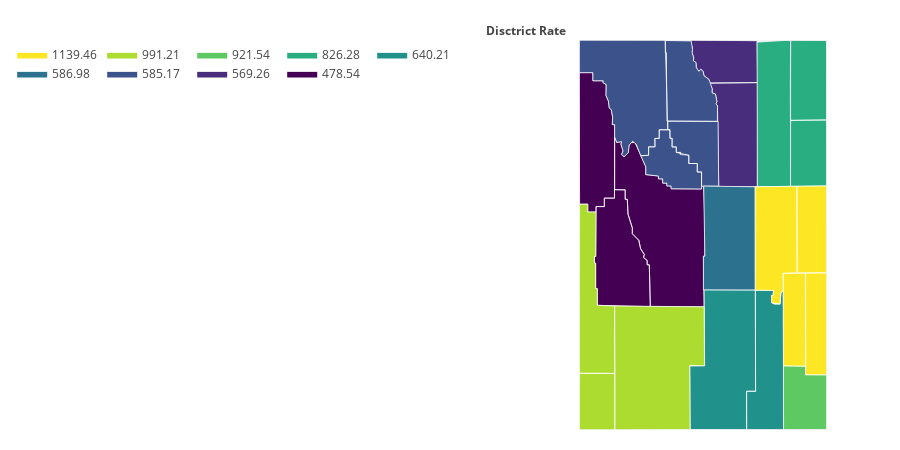
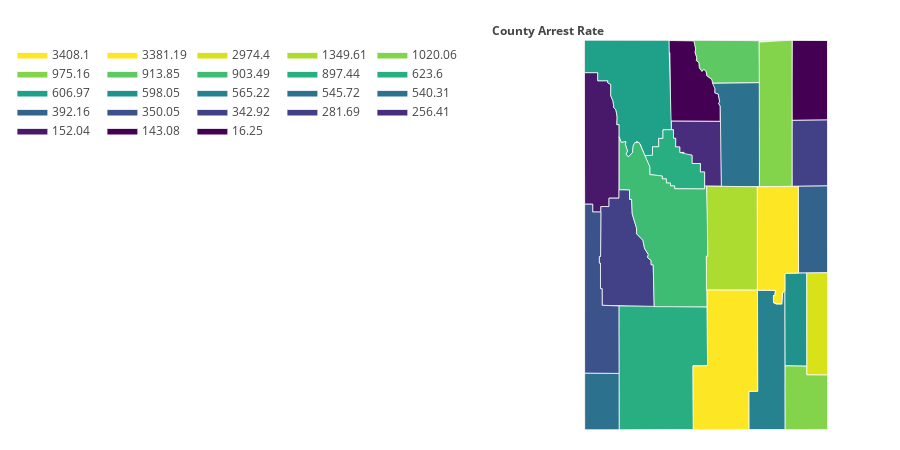
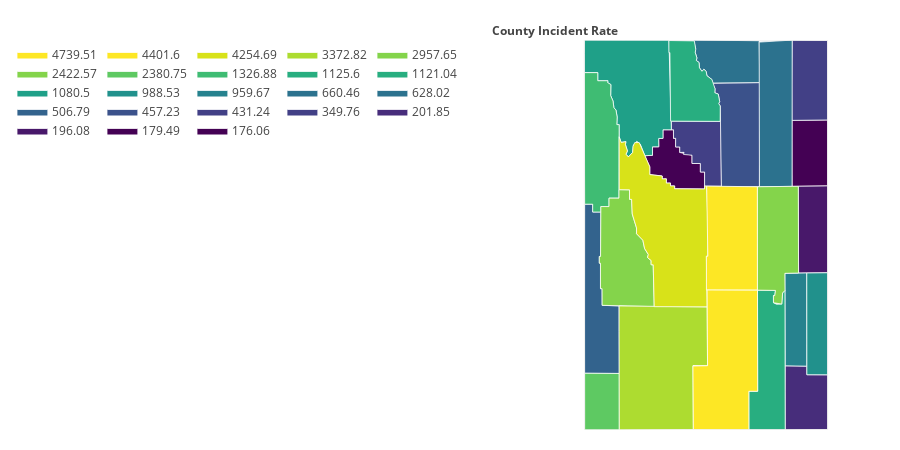

The notebook cell saved with these charts, in order:
### Code cell
%run StateStats_SingleYear.ipynb

### Figure 1 — Plotly figure (JSON) as saved in the notebook; plotly's stock layout.template omitted (floating-point values rounded to 4 significant figures)
{"data": [{"fill": "toself", "fillcolor": "rgb(68, 1, 84)", "hoverinfo": "none", "line": {"color": "rgb(255,255,255)", "width": 0.75}, "mode": "lines", "name": "478.54", "type": "scatter", "uid": "33709676-acd1-11e8-8e7c-1cb72cb0a3d7", "x": [-110.1, -110.0, -109.9, -109.9, -109.8, -109.9, -109.8, -109.7, -109.7, -109.6, -109.5, -109.2, -109.2, -108.8, -108.8, -108.7, -108.7, -108.6, -108.6, -108.5, -108.5, -107.6, -107.6, -107.5, -107.5, -107.5, -107.5, -107.5, -109.0, -109.1, -109.1, -109.1, -109.2, -109.2, -109.3, -109.4, -109.6, -109.6, -109.7, -109.7, -109.8, -109.8, -110.1, -110.1, null, -110.6, -110.6, -110.6, -110.3, -110.3, -110.1, -110.1, -109.8, -109.8, -109.7, -109.7, -109.6, -109.6, -109.4, -109.3, -109.2, -109.2, -109.1, -109.1, -109.1, -109.0, -110.5, -110.5, -110.6, -110.6, -110.6, -110.6, null, -111.1, -110.7, -110.7, -110.4, -110.4, -110.3, -110.3, -110.2, -110.2, -110.1, -110.1, -110.1, -110.1, -110.1, -110.3, -110.3, -110.6, -110.6, -110.8, -110.8, -111.0, -111.1, null], "y": [44.01, 43.95, 43.96, 43.93, 43.86, 43.83, 43.8, 43.85, 43.91, 43.95, 43.95, 43.7, 43.62, 43.61, 43.58, 43.58, 43.53, 43.53, 43.5, 43.5, 43.47, 43.47, 43.5, 43.5, 43.13, 42.78, 42.78, 42.26, 42.26, 42.69, 42.69, 42.74, 42.77, 42.8, 42.86, 42.95, 43.01, 43.07, 43.22, 43.37, 43.37, 43.46, 43.46, 44.01, null, 42.78, 42.78, 43.29, 43.29, 43.38, 43.38, 43.46, 43.46, 43.37, 43.37, 43.22, 43.07, 43.01, 42.95, 42.86, 42.8, 42.77, 42.74, 42.69, 42.69, 42.26, 42.28, 42.45, 42.45, 42.71, 42.71, 42.78, null, 44.67, 44.67, 44.58, 44.58, 44.56, 44.54, 44.43, 44.37, 44.31, 44.28, 44.21, 44.13, 44.13, 43.38, 43.38, 43.29, 43.29, 43.24, 43.24, 43.32, 43.32, 44.67, null]}, {"fill": "toself", "fillcolor": "rgb(71, 45, 123)", "hoverinfo": "none", "line": {"color": "rgb(255,255,255)", "width": 0.75}, "mode": "lines", "name": "569.26", "type": "scatter", "uid": "33709677-acd1-11e8-8e7c-1cb72cb0a3d7", "x": [-107.4, -106.0, -106.0, -107.1, -107.1, -107.2, -107.2, -107.2, -107.3, -107.3, -107.4, null, -107.9, -106.0, -106.0, -107.4, -107.4, -107.5, -107.5, -107.6, -107.7, -107.7, -107.8, -107.8, -107.8, -107.9, -107.9, -107.9, null], "y": [44.56, 44.56, 43.49, 43.49, 44.32, 44.35, 44.37, 44.45, 44.46, 44.5, 44.56, null, 45.0, 44.99, 44.56, 44.56, 44.6, 44.63, 44.68, 44.7, 44.68, 44.72, 44.77, 44.79, 44.82, 44.87, 44.92, 45.0, null]}, {"fill": "toself", "fillcolor": "rgb(59, 82, 139)", "hoverinfo": "none", "line": {"color": "rgb(255,255,255)", "width": 0.75}, "mode": "lines", "name": "585.17", "type": "scatter", "uid": "33709678-acd1-11e8-8e7c-1cb72cb0a3d7", "x": [-108.6, -107.9, -107.8, -107.9, -107.8, -107.8, -107.8, -107.7, -107.7, -107.6, -107.5, -107.5, -107.4, -107.3, -107.3, -107.2, -107.2, -107.2, -107.1, -107.1, -108.6, -108.6, -108.6, -108.6, null, -109.3, -109.1, -109.1, -108.9, -108.9, -108.8, -108.8, -108.5, -108.5, -108.4, -108.4, -108.3, -108.3, -108.0, -108.0, -107.7, -107.7, -107.6, -107.6, -108.5, -108.5, -108.6, -108.6, -108.7, -108.7, -108.8, -108.8, -109.2, -109.2, -109.3, null, -111.1, -111.1, -108.6, -108.6, -108.8, -108.8, -108.9, -108.9, -109.1, -109.1, -109.3, -109.4, -109.5, -109.6, -109.7, -109.8, -109.9, -109.8, -109.9, -109.9, -110.0, -110.1, -110.1, -110.1, -110.1, -110.1, -110.2, -110.2, -110.3, -110.3, -110.4, -110.4, -110.7, -110.7, -111.1, -111.1, null, -108.6, -107.1, -107.1, -107.6, -107.6, -107.7, -107.7, -108.0, -108.0, -108.2, -108.2, -108.2, -108.3, -108.3, -108.4, -108.4, -108.5, -108.5, -108.6, -108.6, null], "y": [45.0, 44.99, 44.91, 44.87, 44.82, 44.79, 44.77, 44.72, 44.68, 44.7, 44.68, 44.63, 44.6, 44.5, 44.46, 44.45, 44.37, 44.35, 44.32, 44.17, 44.17, 44.87, 44.87, 45.0, null, 43.81, 43.82, 43.9, 43.9, 43.99, 43.99, 44.08, 44.08, 43.99, 43.99, 43.9, 43.9, 43.85, 43.82, 43.73, 43.73, 43.65, 43.65, 43.47, 43.47, 43.5, 43.5, 43.53, 43.53, 43.58, 43.58, 43.61, 43.62, 43.7, 43.81, null, 44.87, 45.0, 45.0, 44.08, 44.08, 43.99, 43.99, 43.9, 43.9, 43.82, 43.81, 43.93, 43.96, 43.92, 43.85, 43.8, 43.83, 43.86, 43.93, 43.96, 43.95, 44.01, 44.13, 44.13, 44.21, 44.28, 44.31, 44.37, 44.43, 44.54, 44.56, 44.58, 44.58, 44.67, 44.67, 44.87, null, 44.17, 44.17, 43.5, 43.5, 43.65, 43.65, 43.73, 43.73, 43.82, 43.82, 43.83, 43.85, 43.85, 43.9, 43.9, 43.99, 43.99, 44.08, 44.08, 44.17, null]}, {"fill": "toself", "fillcolor": "rgb(44, 114, 142)", "hoverinfo": "none", "line": {"color": "rgb(255,255,255)", "width": 0.75}, "mode": "lines", "name": "586.98", "type": "scatter", "uid": "33709679-acd1-11e8-8e7c-1cb72cb0a3d7", "x": [-107.5, -107.5, -107.5, -106.1, -106.1, -107.5, -107.5, null], "y": [42.78, 42.78, 43.5, 43.49, 42.43, 42.43, 42.78, null]}, {"fill": "toself", "fillcolor": "rgb(33, 145, 140)", "hoverinfo": "none", "line": {"color": "rgb(255,255,255)", "width": 0.75}, "mode": "lines", "name": "640.21", "type": "scatter", "uid": "3370967a-acd1-11e8-8e7c-1cb72cb0a3d7", "x": [-106.3, -106.1, -106.1, -105.6, -105.6, -105.6, -105.6, -105.5, -105.4, -105.4, -105.3, -105.3, -106.3, -106.3, null, -107.9, -107.5, -107.5, -106.1, -106.1, -106.3, -106.3, -107.9, -107.9, null], "y": [41.4, 41.4, 42.43, 42.43, 42.38, 42.38, 42.3, 42.29, 42.29, 42.4, 42.43, 41.0, 41.0, 41.4, null, 41.65, 41.66, 42.43, 42.43, 41.4, 41.4, 41.0, 41.0, 41.65, null]}, {"fill": "toself", "fillcolor": "rgb(40, 174, 128)", "hoverinfo": "none", "line": {"color": "rgb(255,255,255)", "width": 0.75}, "mode": "lines", "name": "826.28", "type": "scatter", "uid": "3370967b-acd1-11e8-8e7c-1cb72cb0a3d7", "x": [-106.0, -105.1, -105.1, -106.0, -106.0, null, -105.1, -105.1, -104.1, -104.1, -105.1, -105.1, null, -105.1, -105.1, -104.1, -104.1, -105.1, -105.1, null], "y": [44.98, 45.0, 43.5, 43.49, 44.98, null, 44.54, 45.0, 45.0, 44.18, 44.18, 44.54, null, 43.97, 44.18, 44.18, 43.5, 43.5, 43.97, null]}, {"fill": "toself", "fillcolor": "rgb(94, 201, 98)", "hoverinfo": "none", "line": {"color": "rgb(255,255,255)", "width": 0.75}, "mode": "lines", "name": "921.54", "type": "scatter", "uid": "3370967c-acd1-11e8-8e7c-1cb72cb0a3d7", "x": [-105.3, -105.3, -104.7, -104.7, -104.1, -104.1, -105.3, -105.3, null], "y": [41.4, 41.66, 41.65, 41.57, 41.56, 41.0, 41.0, 41.4, null]}, {"fill": "toself", "fillcolor": "rgb(173, 220, 48)", "hoverinfo": "none", "line": {"color": "rgb(255,255,255)", "width": 0.75}, "mode": "lines", "name": "991.21", "type": "scatter", "uid": "3370967d-acd1-11e8-8e7c-1cb72cb0a3d7", "x": [-111.0, -111.0, -110.8, -110.8, -110.6, -110.6, -110.6, -110.6, -110.6, -110.6, -110.5, -110.5, -110.1, -110.0, -111.0, -111.0, null, -110.1, -110.1, -107.5, -107.5, -107.9, -107.9, -110.0, -110.1, null, -111.0, -111.0, -110.0, -110.0, -111.0, -111.0, null], "y": [42.15, 43.32, 43.32, 43.24, 43.24, 42.78, 42.78, 42.71, 42.71, 42.45, 42.45, 42.28, 42.27, 41.58, 41.58, 42.15, null, 42.01, 42.27, 42.26, 41.66, 41.66, 41.0, 41.0, 42.01, null, 41.16, 41.58, 41.58, 41.0, 41.0, 41.16, null]}, {"fill": "toself", "fillcolor": "rgb(253, 231, 37)", "hoverinfo": "none", "line": {"color": "rgb(255,255,255)", "width": 0.75}, "mode": "lines", "name": "1139.46", "type": "scatter", "uid": "3370967e-acd1-11e8-8e7c-1cb72cb0a3d7", "x": [-106.1, -104.9, -104.9, -105.3, -105.3, -105.4, -105.4, -105.6, -105.6, -105.6, -105.6, -106.1, -106.1, null, -104.7, -104.1, -104.1, -104.7, -104.7, null, -104.9, -104.1, -104.1, -104.9, -104.9, null, -105.3, -104.7, -104.7, -105.3, -105.3, null], "y": [43.49, 43.5, 42.61, 42.61, 42.43, 42.4, 42.29, 42.3, 42.38, 42.38, 42.43, 42.43, 43.49, null, 42.61, 42.61, 41.56, 41.57, 42.61, null, 43.5, 43.5, 42.61, 42.61, 43.5, null, 42.61, 42.61, 41.65, 41.66, 42.61, null]}, {"hoverinfo": "text", "legendgroup": "centroids", "marker": {"color": "white", "opacity": 0}, "mode": "markers", "name": "US Counties", "selected": {"marker": {"color": "white", "opacity": 1, "size": 3}}, "showlegend": false, "text": ["County: Albany<br>State: Wyoming<br>FIPS: 56001<br>Value: 640.21", "County: Big Horn<br>State: Wyoming<br>FIPS: 56003<br>Value: 585.17", "County: Campbell<br>State: Wyoming<br>FIPS: 56005<br>Value: 826.28", "County: Carbon<br>State: Wyoming<br>FIPS: 56007<br>Value: 640.21", "County: Converse<br>State: Wyoming<br>FIPS: 56009<br>Value: 1139.46", "County: Crook<br>State: Wyoming<br>FIPS: 56011<br>Value: 826.28", "County: Fremont<br>State: Wyoming<br>FIPS: 56013<br>Value: 478.54", "County: Goshen<br>State: Wyoming<br>FIPS: 56015<br>Value: 1139.46", "County: Hot Springs<br>State: Wyoming<br>FIPS: 56017<br>Value: 585.17", "County: Johnson<br>State: Wyoming<br>FIPS: 56019<br>Value: 569.26", "County: Laramie<br>State: Wyoming<br>FIPS: 56021<br>Value: 921.54", "County: Lincoln<br>State: Wyoming<br>FIPS: 56023<br>Value: 991.21", "County: Natrona<br>State: Wyoming<br>FIPS: 56025<br>Value: 586.98", "County: Niobrara<br>State: Wyoming<br>FIPS: 56027<br>Value: 1139.46", "County: Park<br>State: Wyoming<br>FIPS: 56029<br>Value: 585.17", "County: Platte<br>State: Wyoming<br>FIPS: 56031<br>Value: 1139.46", "County: Sheridan<br>State: Wyoming<br>FIPS: 56033<br>Value: 569.26", "County: Sublette<br>State: Wyoming<br>FIPS: 56035<br>Value: 478.54", "County: Sweetwater<br>State: Wyoming<br>FIPS: 56037<br>Value: 991.21", "County: Teton<br>State: Wyoming<br>FIPS: 56039<br>Value: 478.54", "County: Uinta<br>State: Wyoming<br>FIPS: 56041<br>Value: 991.21", "County: Washakie<br>State: Wyoming<br>FIPS: 56043<br>Value: 585.17", "County: Weston<br>State: Wyoming<br>FIPS: 56045<br>Value: 826.28"], "type": "scatter", "uid": "3370967f-acd1-11e8-8e7c-1cb72cb0a3d7", "unselected": {"marker": {"opacity": 0}}, "x": [-105.7, -108.0, -105.5, -106.9, -105.5, -104.6, -108.6, -104.4, -108.4, -106.6, -104.7, -110.7, -106.8, -104.5, -109.6, -105.0, -106.9, -109.9, -108.9, -110.6, -110.5, -107.7, -104.6], "y": [41.65, 44.53, 44.25, 41.69, 42.97, 44.59, 43.04, 42.09, 43.72, 44.04, 41.31, 42.26, 42.96, 43.06, 44.52, 42.13, 44.79, 42.77, 41.66, 43.93, 41.29, 43.9, 43.84]}, {"hoverinfo": "text", "legendgroup": "States", "line": {"color": "rgb(240, 240, 240)", "width": 1}, "mode": "lines", "showlegend": false, "type": "scatter", "uid": "33709680-acd1-11e8-8e7c-1cb72cb0a3d7", "x": [-111.1, -111.1, -104.1, -104.1, -111.0, -111.1, null], "y": [44.87, 45.0, 45.0, 41.0, 41.0, 44.87, null]}], "layout": {"annotations": [{"showarrow": false, "text": "<b>Disctrict Rate</b>", "x": -0.12, "xanchor": "left", "xref": "paper", "y": 1.05, "yref": "paper"}], "dragmode": "select", "height": 450, "hovermode": "closest", "legend": {"orientation": "h", "traceorder": "reversed", "x": -0.2, "xanchor": "right", "y": 1, "yanchor": "top"}, "margin": {"b": 20, "l": 20, "r": 20, "t": 40}, "width": 900, "xaxis": {"autorange": false, "fixedrange": true, "range": [-112.6, -102.6], "showgrid": false, "showticklabels": false, "zeroline": false}, "yaxis": {"autorange": false, "fixedrange": true, "range": [41.0, 45.0], "showgrid": false, "showticklabels": false, "zeroline": false}}}

### Figure 2 — Plotly figure (JSON) as saved in the notebook; plotly's stock layout.template omitted (floating-point values rounded to 4 significant figures)
{"data": [{"fill": "toself", "fillcolor": "rgb(68, 1, 84)", "hoverinfo": "none", "line": {"color": "rgb(255,255,255)", "width": 0.75}, "mode": "lines", "name": "16.25", "type": "scatter", "uid": "34cb0056-acd1-11e8-8e7c-1cb72cb0a3d7", "x": [-108.6, -107.9, -107.8, -107.9, -107.8, -107.8, -107.8, -107.7, -107.7, -107.6, -107.5, -107.5, -107.4, -107.3, -107.3, -107.2, -107.2, -107.2, -107.1, -107.1, -108.6, -108.6, -108.6, -108.6, null], "y": [45.0, 44.99, 44.91, 44.87, 44.82, 44.79, 44.77, 44.72, 44.68, 44.7, 44.68, 44.63, 44.6, 44.5, 44.46, 44.45, 44.37, 44.35, 44.32, 44.17, 44.17, 44.87, 44.87, 45.0, null]}, {"fill": "toself", "fillcolor": "rgb(68, 1, 84)", "hoverinfo": "none", "line": {"color": "rgb(255,255,255)", "width": 0.75}, "mode": "lines", "name": "143.08", "type": "scatter", "uid": "34cb0057-acd1-11e8-8e7c-1cb72cb0a3d7", "x": [-105.1, -105.1, -104.1, -104.1, -105.1, -105.1, null], "y": [44.54, 45.0, 45.0, 44.18, 44.18, 44.54, null]}, {"fill": "toself", "fillcolor": "rgb(72, 24, 106)", "hoverinfo": "none", "line": {"color": "rgb(255,255,255)", "width": 0.75}, "mode": "lines", "name": "152.04", "type": "scatter", "uid": "34cb0058-acd1-11e8-8e7c-1cb72cb0a3d7", "x": [-111.1, -110.7, -110.7, -110.4, -110.4, -110.3, -110.3, -110.2, -110.2, -110.1, -110.1, -110.1, -110.1, -110.1, -110.3, -110.3, -110.6, -110.6, -110.8, -110.8, -111.0, -111.1, null], "y": [44.67, 44.67, 44.58, 44.58, 44.56, 44.54, 44.43, 44.37, 44.31, 44.28, 44.21, 44.13, 44.13, 43.38, 43.38, 43.29, 43.29, 43.24, 43.24, 43.32, 43.32, 44.67, null]}, {"fill": "toself", "fillcolor": "rgb(71, 45, 123)", "hoverinfo": "none", "line": {"color": "rgb(255,255,255)", "width": 0.75}, "mode": "lines", "name": "256.41", "type": "scatter", "uid": "34cb0059-acd1-11e8-8e7c-1cb72cb0a3d7", "x": [-108.6, -107.1, -107.1, -107.6, -107.6, -107.7, -107.7, -108.0, -108.0, -108.2, -108.2, -108.2, -108.3, -108.3, -108.4, -108.4, -108.5, -108.5, -108.6, -108.6, null], "y": [44.17, 44.17, 43.5, 43.5, 43.65, 43.65, 43.73, 43.73, 43.82, 43.82, 43.83, 43.85, 43.85, 43.9, 43.9, 43.99, 43.99, 44.08, 44.08, 44.17, null]}, {"fill": "toself", "fillcolor": "rgb(66, 64, 134)", "hoverinfo": "none", "line": {"color": "rgb(255,255,255)", "width": 0.75}, "mode": "lines", "name": "281.69", "type": "scatter", "uid": "34cb005a-acd1-11e8-8e7c-1cb72cb0a3d7", "x": [-105.1, -105.1, -104.1, -104.1, -105.1, -105.1, null], "y": [43.97, 44.18, 44.18, 43.5, 43.5, 43.97, null]}, {"fill": "toself", "fillcolor": "rgb(66, 64, 134)", "hoverinfo": "none", "line": {"color": "rgb(255,255,255)", "width": 0.75}, "mode": "lines", "name": "342.92", "type": "scatter", "uid": "34cb005b-acd1-11e8-8e7c-1cb72cb0a3d7", "x": [-110.6, -110.6, -110.6, -110.3, -110.3, -110.1, -110.1, -109.8, -109.8, -109.7, -109.7, -109.6, -109.6, -109.4, -109.3, -109.2, -109.2, -109.1, -109.1, -109.1, -109.0, -110.5, -110.5, -110.6, -110.6, -110.6, -110.6, null], "y": [42.78, 42.78, 43.29, 43.29, 43.38, 43.38, 43.46, 43.46, 43.37, 43.37, 43.22, 43.07, 43.01, 42.95, 42.86, 42.8, 42.77, 42.74, 42.69, 42.69, 42.26, 42.28, 42.45, 42.45, 42.71, 42.71, 42.78, null]}, {"fill": "toself", "fillcolor": "rgb(59, 82, 139)", "hoverinfo": "none", "line": {"color": "rgb(255,255,255)", "width": 0.75}, "mode": "lines", "name": "350.05", "type": "scatter", "uid": "34cb005c-acd1-11e8-8e7c-1cb72cb0a3d7", "x": [-111.0, -111.0, -110.8, -110.8, -110.6, -110.6, -110.6, -110.6, -110.6, -110.6, -110.5, -110.5, -110.1, -110.0, -111.0, -111.0, null], "y": [42.15, 43.32, 43.32, 43.24, 43.24, 42.78, 42.78, 42.71, 42.71, 42.45, 42.45, 42.28, 42.27, 41.58, 41.58, 42.15, null]}, {"fill": "toself", "fillcolor": "rgb(51, 99, 141)", "hoverinfo": "none", "line": {"color": "rgb(255,255,255)", "width": 0.75}, "mode": "lines", "name": "392.16", "type": "scatter", "uid": "34cb005d-acd1-11e8-8e7c-1cb72cb0a3d7", "x": [-104.9, -104.1, -104.1, -104.9, -104.9, null], "y": [43.5, 43.5, 42.61, 42.61, 43.5, null]}, {"fill": "toself", "fillcolor": "rgb(44, 114, 142)", "hoverinfo": "none", "line": {"color": "rgb(255,255,255)", "width": 0.75}, "mode": "lines", "name": "540.31", "type": "scatter", "uid": "34cb005e-acd1-11e8-8e7c-1cb72cb0a3d7", "x": [-111.0, -111.0, -110.0, -110.0, -111.0, -111.0, null], "y": [41.16, 41.58, 41.58, 41.0, 41.0, 41.16, null]}, {"fill": "toself", "fillcolor": "rgb(44, 114, 142)", "hoverinfo": "none", "line": {"color": "rgb(255,255,255)", "width": 0.75}, "mode": "lines", "name": "545.72", "type": "scatter", "uid": "34cb005f-acd1-11e8-8e7c-1cb72cb0a3d7", "x": [-107.4, -106.0, -106.0, -107.1, -107.1, -107.2, -107.2, -107.2, -107.3, -107.3, -107.4, null], "y": [44.56, 44.56, 43.49, 43.49, 44.32, 44.35, 44.37, 44.45, 44.46, 44.5, 44.56, null]}, {"fill": "toself", "fillcolor": "rgb(38, 130, 142)", "hoverinfo": "none", "line": {"color": "rgb(255,255,255)", "width": 0.75}, "mode": "lines", "name": "565.22", "type": "scatter", "uid": "34cb0060-acd1-11e8-8e7c-1cb72cb0a3d7", "x": [-106.3, -106.1, -106.1, -105.6, -105.6, -105.6, -105.6, -105.5, -105.4, -105.4, -105.3, -105.3, -106.3, -106.3, null], "y": [41.4, 41.4, 42.43, 42.43, 42.38, 42.38, 42.3, 42.29, 42.29, 42.4, 42.43, 41.0, 41.0, 41.4, null]}, {"fill": "toself", "fillcolor": "rgb(33, 145, 140)", "hoverinfo": "none", "line": {"color": "rgb(255,255,255)", "width": 0.75}, "mode": "lines", "name": "598.05", "type": "scatter", "uid": "34cb0061-acd1-11e8-8e7c-1cb72cb0a3d7", "x": [-105.3, -104.7, -104.7, -105.3, -105.3, null], "y": [42.61, 42.61, 41.65, 41.66, 42.61, null]}, {"fill": "toself", "fillcolor": "rgb(31, 160, 136)", "hoverinfo": "none", "line": {"color": "rgb(255,255,255)", "width": 0.75}, "mode": "lines", "name": "606.97", "type": "scatter", "uid": "34cb0062-acd1-11e8-8e7c-1cb72cb0a3d7", "x": [-111.1, -111.1, -108.6, -108.6, -108.8, -108.8, -108.9, -108.9, -109.1, -109.1, -109.3, -109.4, -109.5, -109.6, -109.7, -109.8, -109.9, -109.8, -109.9, -109.9, -110.0, -110.1, -110.1, -110.1, -110.1, -110.1, -110.2, -110.2, -110.3, -110.3, -110.4, -110.4, -110.7, -110.7, -111.1, -111.1, null], "y": [44.87, 45.0, 45.0, 44.08, 44.08, 43.99, 43.99, 43.9, 43.9, 43.82, 43.81, 43.93, 43.96, 43.92, 43.85, 43.8, 43.83, 43.86, 43.93, 43.96, 43.95, 44.01, 44.13, 44.13, 44.21, 44.28, 44.31, 44.37, 44.43, 44.54, 44.56, 44.58, 44.58, 44.67, 44.67, 44.87, null]}, {"fill": "toself", "fillcolor": "rgb(40, 174, 128)", "hoverinfo": "none", "line": {"color": "rgb(255,255,255)", "width": 0.75}, "mode": "lines", "name": "623.6", "type": "scatter", "uid": "34cb0063-acd1-11e8-8e7c-1cb72cb0a3d7", "x": [-110.1, -110.1, -107.5, -107.5, -107.9, -107.9, -110.0, -110.1, null], "y": [42.01, 42.27, 42.26, 41.66, 41.66, 41.0, 41.0, 42.01, null]}, {"fill": "toself", "fillcolor": "rgb(40, 174, 128)", "hoverinfo": "none", "line": {"color": "rgb(255,255,255)", "width": 0.75}, "mode": "lines", "name": "897.44", "type": "scatter", "uid": "34cb0064-acd1-11e8-8e7c-1cb72cb0a3d7", "x": [-109.3, -109.1, -109.1, -108.9, -108.9, -108.8, -108.8, -108.5, -108.5, -108.4, -108.4, -108.3, -108.3, -108.0, -108.0, -107.7, -107.7, -107.6, -107.6, -108.5, -108.5, -108.6, -108.6, -108.7, -108.7, -108.8, -108.8, -109.2, -109.2, -109.3, null], "y": [43.81, 43.82, 43.9, 43.9, 43.99, 43.99, 44.08, 44.08, 43.99, 43.99, 43.9, 43.9, 43.85, 43.82, 43.73, 43.73, 43.65, 43.65, 43.47, 43.47, 43.5, 43.5, 43.53, 43.53, 43.58, 43.58, 43.61, 43.62, 43.7, 43.81, null]}, {"fill": "toself", "fillcolor": "rgb(63, 188, 115)", "hoverinfo": "none", "line": {"color": "rgb(255,255,255)", "width": 0.75}, "mode": "lines", "name": "903.49", "type": "scatter", "uid": "34cb0065-acd1-11e8-8e7c-1cb72cb0a3d7", "x": [-110.1, -110.0, -109.9, -109.9, -109.8, -109.9, -109.8, -109.7, -109.7, -109.6, -109.5, -109.2, -109.2, -108.8, -108.8, -108.7, -108.7, -108.6, -108.6, -108.5, -108.5, -107.6, -107.6, -107.5, -107.5, -107.5, -107.5, -107.5, -109.0, -109.1, -109.1, -109.1, -109.2, -109.2, -109.3, -109.4, -109.6, -109.6, -109.7, -109.7, -109.8, -109.8, -110.1, -110.1, null], "y": [44.01, 43.95, 43.96, 43.93, 43.86, 43.83, 43.8, 43.85, 43.91, 43.95, 43.95, 43.7, 43.62, 43.61, 43.58, 43.58, 43.53, 43.53, 43.5, 43.5, 43.47, 43.47, 43.5, 43.5, 43.13, 42.78, 42.78, 42.26, 42.26, 42.69, 42.69, 42.74, 42.77, 42.8, 42.86, 42.95, 43.01, 43.07, 43.22, 43.37, 43.37, 43.46, 43.46, 44.01, null]}, {"fill": "toself", "fillcolor": "rgb(94, 201, 98)", "hoverinfo": "none", "line": {"color": "rgb(255,255,255)", "width": 0.75}, "mode": "lines", "name": "913.85", "type": "scatter", "uid": "34cb0066-acd1-11e8-8e7c-1cb72cb0a3d7", "x": [-107.9, -106.0, -106.0, -107.4, -107.4, -107.5, -107.5, -107.6, -107.7, -107.7, -107.8, -107.8, -107.8, -107.9, -107.9, -107.9, null], "y": [45.0, 44.99, 44.56, 44.56, 44.6, 44.63, 44.68, 44.7, 44.68, 44.72, 44.77, 44.79, 44.82, 44.87, 44.92, 45.0, null]}, {"fill": "toself", "fillcolor": "rgb(132, 212, 75)", "hoverinfo": "none", "line": {"color": "rgb(255,255,255)", "width": 0.75}, "mode": "lines", "name": "975.16", "type": "scatter", "uid": "34cb0067-acd1-11e8-8e7c-1cb72cb0a3d7", "x": [-106.0, -105.1, -105.1, -106.0, -106.0, null], "y": [44.98, 45.0, 43.5, 43.49, 44.98, null]}, {"fill": "toself", "fillcolor": "rgb(132, 212, 75)", "hoverinfo": "none", "line": {"color": "rgb(255,255,255)", "width": 0.75}, "mode": "lines", "name": "1020.06", "type": "scatter", "uid": "34cb0068-acd1-11e8-8e7c-1cb72cb0a3d7", "x": [-105.3, -105.3, -104.7, -104.7, -104.1, -104.1, -105.3, -105.3, null], "y": [41.4, 41.66, 41.65, 41.57, 41.56, 41.0, 41.0, 41.4, null]}, {"fill": "toself", "fillcolor": "rgb(173, 220, 48)", "hoverinfo": "none", "line": {"color": "rgb(255,255,255)", "width": 0.75}, "mode": "lines", "name": "1349.61", "type": "scatter", "uid": "34cb0069-acd1-11e8-8e7c-1cb72cb0a3d7", "x": [-107.5, -107.5, -107.5, -106.1, -106.1, -107.5, -107.5, null], "y": [42.78, 42.78, 43.5, 43.49, 42.43, 42.43, 42.78, null]}, {"fill": "toself", "fillcolor": "rgb(216, 226, 25)", "hoverinfo": "none", "line": {"color": "rgb(255,255,255)", "width": 0.75}, "mode": "lines", "name": "2974.4", "type": "scatter", "uid": "34cb006a-acd1-11e8-8e7c-1cb72cb0a3d7", "x": [-104.7, -104.1, -104.1, -104.7, -104.7, null], "y": [42.61, 42.61, 41.56, 41.57, 42.61, null]}, {"fill": "toself", "fillcolor": "rgb(253, 231, 37)", "hoverinfo": "none", "line": {"color": "rgb(255,255,255)", "width": 0.75}, "mode": "lines", "name": "3381.19", "type": "scatter", "uid": "34cb006b-acd1-11e8-8e7c-1cb72cb0a3d7", "x": [-106.1, -104.9, -104.9, -105.3, -105.3, -105.4, -105.4, -105.6, -105.6, -105.6, -105.6, -106.1, -106.1, null], "y": [43.49, 43.5, 42.61, 42.61, 42.43, 42.4, 42.29, 42.3, 42.38, 42.38, 42.43, 42.43, 43.49, null]}, {"fill": "toself", "fillcolor": "rgb(253, 231, 37)", "hoverinfo": "none", "line": {"color": "rgb(255,255,255)", "width": 0.75}, "mode": "lines", "name": "3408.1", "type": "scatter", "uid": "34cb006c-acd1-11e8-8e7c-1cb72cb0a3d7", "x": [-107.9, -107.5, -107.5, -106.1, -106.1, -106.3, -106.3, -107.9, -107.9, null], "y": [41.65, 41.66, 42.43, 42.43, 41.4, 41.4, 41.0, 41.0, 41.65, null]}, {"hoverinfo": "text", "legendgroup": "centroids", "marker": {"color": "white", "opacity": 0}, "mode": "markers", "name": "US Counties", "selected": {"marker": {"color": "white", "opacity": 1, "size": 3}}, "showlegend": false, "text": ["County: Albany<br>State: Wyoming<br>FIPS: 56001<br>Value: 565.22", "County: Big Horn<br>State: Wyoming<br>FIPS: 56003<br>Value: 16.25", "County: Campbell<br>State: Wyoming<br>FIPS: 56005<br>Value: 975.16", "County: Carbon<br>State: Wyoming<br>FIPS: 56007<br>Value: 3408.1", "County: Converse<br>State: Wyoming<br>FIPS: 56009<br>Value: 3381.19", "County: Crook<br>State: Wyoming<br>FIPS: 56011<br>Value: 143.08", "County: Fremont<br>State: Wyoming<br>FIPS: 56013<br>Value: 903.49", "County: Goshen<br>State: Wyoming<br>FIPS: 56015<br>Value: 2974.4", "County: Hot Springs<br>State: Wyoming<br>FIPS: 56017<br>Value: 897.44", "County: Johnson<br>State: Wyoming<br>FIPS: 56019<br>Value: 545.72", "County: Laramie<br>State: Wyoming<br>FIPS: 56021<br>Value: 1020.06", "County: Lincoln<br>State: Wyoming<br>FIPS: 56023<br>Value: 350.05", "County: Natrona<br>State: Wyoming<br>FIPS: 56025<br>Value: 1349.61", "County: Niobrara<br>State: Wyoming<br>FIPS: 56027<br>Value: 392.16", "County: Park<br>State: Wyoming<br>FIPS: 56029<br>Value: 606.97", "County: Platte<br>State: Wyoming<br>FIPS: 56031<br>Value: 598.05", "County: Sheridan<br>State: Wyoming<br>FIPS: 56033<br>Value: 913.85", "County: Sublette<br>State: Wyoming<br>FIPS: 56035<br>Value: 342.92", "County: Sweetwater<br>State: Wyoming<br>FIPS: 56037<br>Value: 623.6", "County: Teton<br>State: Wyoming<br>FIPS: 56039<br>Value: 152.04", "County: Uinta<br>State: Wyoming<br>FIPS: 56041<br>Value: 540.31", "County: Washakie<br>State: Wyoming<br>FIPS: 56043<br>Value: 256.41", "County: Weston<br>State: Wyoming<br>FIPS: 56045<br>Value: 281.69"], "type": "scatter", "uid": "34cb006d-acd1-11e8-8e7c-1cb72cb0a3d7", "unselected": {"marker": {"opacity": 0}}, "x": [-105.7, -108.0, -105.5, -106.9, -105.5, -104.6, -108.6, -104.4, -108.4, -106.6, -104.7, -110.7, -106.8, -104.5, -109.6, -105.0, -106.9, -109.9, -108.9, -110.6, -110.5, -107.7, -104.6], "y": [41.65, 44.53, 44.25, 41.69, 42.97, 44.59, 43.04, 42.09, 43.72, 44.04, 41.31, 42.26, 42.96, 43.06, 44.52, 42.13, 44.79, 42.77, 41.66, 43.93, 41.29, 43.9, 43.84]}, {"hoverinfo": "text", "legendgroup": "States", "line": {"color": "rgb(240, 240, 240)", "width": 1}, "mode": "lines", "showlegend": false, "type": "scatter", "uid": "34cb006e-acd1-11e8-8e7c-1cb72cb0a3d7", "x": [-111.1, -111.1, -104.1, -104.1, -111.0, -111.1, null], "y": [44.87, 45.0, 45.0, 41.0, 41.0, 44.87, null]}], "layout": {"annotations": [{"showarrow": false, "text": "<b>County Arrest Rate</b>", "x": -0.12, "xanchor": "left", "xref": "paper", "y": 1.05, "yref": "paper"}], "dragmode": "select", "height": 450, "hovermode": "closest", "legend": {"orientation": "h", "traceorder": "reversed", "x": -0.2, "xanchor": "right", "y": 1, "yanchor": "top"}, "margin": {"b": 20, "l": 20, "r": 20, "t": 40}, "width": 900, "xaxis": {"autorange": false, "fixedrange": true, "range": [-112.6, -102.6], "showgrid": false, "showticklabels": false, "zeroline": false}, "yaxis": {"autorange": false, "fixedrange": true, "range": [41.0, 45.0], "showgrid": false, "showticklabels": false, "zeroline": false}}}

### Figure 3 — Plotly figure (JSON) as saved in the notebook; plotly's stock layout.template omitted (floating-point values rounded to 4 significant figures)
{"data": [{"fill": "toself", "fillcolor": "rgb(68, 1, 84)", "hoverinfo": "none", "line": {"color": "rgb(255,255,255)", "width": 0.75}, "mode": "lines", "name": "176.06", "type": "scatter", "uid": "35fc9c78-acd1-11e8-8e7c-1cb72cb0a3d7", "x": [-105.1, -105.1, -104.1, -104.1, -105.1, -105.1, null], "y": [43.97, 44.18, 44.18, 43.5, 43.5, 43.97, null]}, {"fill": "toself", "fillcolor": "rgb(68, 1, 84)", "hoverinfo": "none", "line": {"color": "rgb(255,255,255)", "width": 0.75}, "mode": "lines", "name": "179.49", "type": "scatter", "uid": "35fc9c79-acd1-11e8-8e7c-1cb72cb0a3d7", "x": [-109.3, -109.1, -109.1, -108.9, -108.9, -108.8, -108.8, -108.5, -108.5, -108.4, -108.4, -108.3, -108.3, -108.0, -108.0, -107.7, -107.7, -107.6, -107.6, -108.5, -108.5, -108.6, -108.6, -108.7, -108.7, -108.8, -108.8, -109.2, -109.2, -109.3, null], "y": [43.81, 43.82, 43.9, 43.9, 43.99, 43.99, 44.08, 44.08, 43.99, 43.99, 43.9, 43.9, 43.85, 43.82, 43.73, 43.73, 43.65, 43.65, 43.47, 43.47, 43.5, 43.5, 43.53, 43.53, 43.58, 43.58, 43.61, 43.62, 43.7, 43.81, null]}, {"fill": "toself", "fillcolor": "rgb(72, 24, 106)", "hoverinfo": "none", "line": {"color": "rgb(255,255,255)", "width": 0.75}, "mode": "lines", "name": "196.08", "type": "scatter", "uid": "35fc9c7a-acd1-11e8-8e7c-1cb72cb0a3d7", "x": [-104.9, -104.1, -104.1, -104.9, -104.9, null], "y": [43.5, 43.5, 42.61, 42.61, 43.5, null]}, {"fill": "toself", "fillcolor": "rgb(71, 45, 123)", "hoverinfo": "none", "line": {"color": "rgb(255,255,255)", "width": 0.75}, "mode": "lines", "name": "201.85", "type": "scatter", "uid": "35fc9c7b-acd1-11e8-8e7c-1cb72cb0a3d7", "x": [-105.3, -105.3, -104.7, -104.7, -104.1, -104.1, -105.3, -105.3, null], "y": [41.4, 41.66, 41.65, 41.57, 41.56, 41.0, 41.0, 41.4, null]}, {"fill": "toself", "fillcolor": "rgb(66, 64, 134)", "hoverinfo": "none", "line": {"color": "rgb(255,255,255)", "width": 0.75}, "mode": "lines", "name": "349.76", "type": "scatter", "uid": "35fc9c7c-acd1-11e8-8e7c-1cb72cb0a3d7", "x": [-105.1, -105.1, -104.1, -104.1, -105.1, -105.1, null], "y": [44.54, 45.0, 45.0, 44.18, 44.18, 44.54, null]}, {"fill": "toself", "fillcolor": "rgb(66, 64, 134)", "hoverinfo": "none", "line": {"color": "rgb(255,255,255)", "width": 0.75}, "mode": "lines", "name": "431.24", "type": "scatter", "uid": "35fc9c7d-acd1-11e8-8e7c-1cb72cb0a3d7", "x": [-108.6, -107.1, -107.1, -107.6, -107.6, -107.7, -107.7, -108.0, -108.0, -108.2, -108.2, -108.2, -108.3, -108.3, -108.4, -108.4, -108.5, -108.5, -108.6, -108.6, null], "y": [44.17, 44.17, 43.5, 43.5, 43.65, 43.65, 43.73, 43.73, 43.82, 43.82, 43.83, 43.85, 43.85, 43.9, 43.9, 43.99, 43.99, 44.08, 44.08, 44.17, null]}, {"fill": "toself", "fillcolor": "rgb(59, 82, 139)", "hoverinfo": "none", "line": {"color": "rgb(255,255,255)", "width": 0.75}, "mode": "lines", "name": "457.23", "type": "scatter", "uid": "35fc9c7e-acd1-11e8-8e7c-1cb72cb0a3d7", "x": [-107.4, -106.0, -106.0, -107.1, -107.1, -107.2, -107.2, -107.2, -107.3, -107.3, -107.4, null], "y": [44.56, 44.56, 43.49, 43.49, 44.32, 44.35, 44.37, 44.45, 44.46, 44.5, 44.56, null]}, {"fill": "toself", "fillcolor": "rgb(51, 99, 141)", "hoverinfo": "none", "line": {"color": "rgb(255,255,255)", "width": 0.75}, "mode": "lines", "name": "506.79", "type": "scatter", "uid": "35fc9c7f-acd1-11e8-8e7c-1cb72cb0a3d7", "x": [-111.0, -111.0, -110.8, -110.8, -110.6, -110.6, -110.6, -110.6, -110.6, -110.6, -110.5, -110.5, -110.1, -110.0, -111.0, -111.0, null], "y": [42.15, 43.32, 43.32, 43.24, 43.24, 42.78, 42.78, 42.71, 42.71, 42.45, 42.45, 42.28, 42.27, 41.58, 41.58, 42.15, null]}, {"fill": "toself", "fillcolor": "rgb(44, 114, 142)", "hoverinfo": "none", "line": {"color": "rgb(255,255,255)", "width": 0.75}, "mode": "lines", "name": "628.02", "type": "scatter", "uid": "35fc9c80-acd1-11e8-8e7c-1cb72cb0a3d7", "x": [-107.9, -106.0, -106.0, -107.4, -107.4, -107.5, -107.5, -107.6, -107.7, -107.7, -107.8, -107.8, -107.8, -107.9, -107.9, -107.9, null], "y": [45.0, 44.99, 44.56, 44.56, 44.6, 44.63, 44.68, 44.7, 44.68, 44.72, 44.77, 44.79, 44.82, 44.87, 44.92, 45.0, null]}, {"fill": "toself", "fillcolor": "rgb(44, 114, 142)", "hoverinfo": "none", "line": {"color": "rgb(255,255,255)", "width": 0.75}, "mode": "lines", "name": "660.46", "type": "scatter", "uid": "35fc9c81-acd1-11e8-8e7c-1cb72cb0a3d7", "x": [-106.0, -105.1, -105.1, -106.0, -106.0, null], "y": [44.98, 45.0, 43.5, 43.49, 44.98, null]}, {"fill": "toself", "fillcolor": "rgb(38, 130, 142)", "hoverinfo": "none", "line": {"color": "rgb(255,255,255)", "width": 0.75}, "mode": "lines", "name": "959.67", "type": "scatter", "uid": "35fc9c82-acd1-11e8-8e7c-1cb72cb0a3d7", "x": [-105.3, -104.7, -104.7, -105.3, -105.3, null], "y": [42.61, 42.61, 41.65, 41.66, 42.61, null]}, {"fill": "toself", "fillcolor": "rgb(33, 145, 140)", "hoverinfo": "none", "line": {"color": "rgb(255,255,255)", "width": 0.75}, "mode": "lines", "name": "988.53", "type": "scatter", "uid": "35fc9c83-acd1-11e8-8e7c-1cb72cb0a3d7", "x": [-104.7, -104.1, -104.1, -104.7, -104.7, null], "y": [42.61, 42.61, 41.56, 41.57, 42.61, null]}, {"fill": "toself", "fillcolor": "rgb(31, 160, 136)", "hoverinfo": "none", "line": {"color": "rgb(255,255,255)", "width": 0.75}, "mode": "lines", "name": "1080.5", "type": "scatter", "uid": "35fc9c84-acd1-11e8-8e7c-1cb72cb0a3d7", "x": [-111.1, -111.1, -108.6, -108.6, -108.8, -108.8, -108.9, -108.9, -109.1, -109.1, -109.3, -109.4, -109.5, -109.6, -109.7, -109.8, -109.9, -109.8, -109.9, -109.9, -110.0, -110.1, -110.1, -110.1, -110.1, -110.1, -110.2, -110.2, -110.3, -110.3, -110.4, -110.4, -110.7, -110.7, -111.1, -111.1, null], "y": [44.87, 45.0, 45.0, 44.08, 44.08, 43.99, 43.99, 43.9, 43.9, 43.82, 43.81, 43.93, 43.96, 43.92, 43.85, 43.8, 43.83, 43.86, 43.93, 43.96, 43.95, 44.01, 44.13, 44.13, 44.21, 44.28, 44.31, 44.37, 44.43, 44.54, 44.56, 44.58, 44.58, 44.67, 44.67, 44.87, null]}, {"fill": "toself", "fillcolor": "rgb(40, 174, 128)", "hoverinfo": "none", "line": {"color": "rgb(255,255,255)", "width": 0.75}, "mode": "lines", "name": "1121.04", "type": "scatter", "uid": "35fc9c85-acd1-11e8-8e7c-1cb72cb0a3d7", "x": [-108.6, -107.9, -107.8, -107.9, -107.8, -107.8, -107.8, -107.7, -107.7, -107.6, -107.5, -107.5, -107.4, -107.3, -107.3, -107.2, -107.2, -107.2, -107.1, -107.1, -108.6, -108.6, -108.6, -108.6, null], "y": [45.0, 44.99, 44.91, 44.87, 44.82, 44.79, 44.77, 44.72, 44.68, 44.7, 44.68, 44.63, 44.6, 44.5, 44.46, 44.45, 44.37, 44.35, 44.32, 44.17, 44.17, 44.87, 44.87, 45.0, null]}, {"fill": "toself", "fillcolor": "rgb(40, 174, 128)", "hoverinfo": "none", "line": {"color": "rgb(255,255,255)", "width": 0.75}, "mode": "lines", "name": "1125.6", "type": "scatter", "uid": "35fc9c86-acd1-11e8-8e7c-1cb72cb0a3d7", "x": [-106.3, -106.1, -106.1, -105.6, -105.6, -105.6, -105.6, -105.5, -105.4, -105.4, -105.3, -105.3, -106.3, -106.3, null], "y": [41.4, 41.4, 42.43, 42.43, 42.38, 42.38, 42.3, 42.29, 42.29, 42.4, 42.43, 41.0, 41.0, 41.4, null]}, {"fill": "toself", "fillcolor": "rgb(63, 188, 115)", "hoverinfo": "none", "line": {"color": "rgb(255,255,255)", "width": 0.75}, "mode": "lines", "name": "1326.88", "type": "scatter", "uid": "35fc9c87-acd1-11e8-8e7c-1cb72cb0a3d7", "x": [-111.1, -110.7, -110.7, -110.4, -110.4, -110.3, -110.3, -110.2, -110.2, -110.1, -110.1, -110.1, -110.1, -110.1, -110.3, -110.3, -110.6, -110.6, -110.8, -110.8, -111.0, -111.1, null], "y": [44.67, 44.67, 44.58, 44.58, 44.56, 44.54, 44.43, 44.37, 44.31, 44.28, 44.21, 44.13, 44.13, 43.38, 43.38, 43.29, 43.29, 43.24, 43.24, 43.32, 43.32, 44.67, null]}, {"fill": "toself", "fillcolor": "rgb(94, 201, 98)", "hoverinfo": "none", "line": {"color": "rgb(255,255,255)", "width": 0.75}, "mode": "lines", "name": "2380.75", "type": "scatter", "uid": "35fc9c88-acd1-11e8-8e7c-1cb72cb0a3d7", "x": [-111.0, -111.0, -110.0, -110.0, -111.0, -111.0, null], "y": [41.16, 41.58, 41.58, 41.0, 41.0, 41.16, null]}, {"fill": "toself", "fillcolor": "rgb(132, 212, 75)", "hoverinfo": "none", "line": {"color": "rgb(255,255,255)", "width": 0.75}, "mode": "lines", "name": "2422.57", "type": "scatter", "uid": "35fc9c89-acd1-11e8-8e7c-1cb72cb0a3d7", "x": [-110.6, -110.6, -110.6, -110.3, -110.3, -110.1, -110.1, -109.8, -109.8, -109.7, -109.7, -109.6, -109.6, -109.4, -109.3, -109.2, -109.2, -109.1, -109.1, -109.1, -109.0, -110.5, -110.5, -110.6, -110.6, -110.6, -110.6, null], "y": [42.78, 42.78, 43.29, 43.29, 43.38, 43.38, 43.46, 43.46, 43.37, 43.37, 43.22, 43.07, 43.01, 42.95, 42.86, 42.8, 42.77, 42.74, 42.69, 42.69, 42.26, 42.28, 42.45, 42.45, 42.71, 42.71, 42.78, null]}, {"fill": "toself", "fillcolor": "rgb(132, 212, 75)", "hoverinfo": "none", "line": {"color": "rgb(255,255,255)", "width": 0.75}, "mode": "lines", "name": "2957.65", "type": "scatter", "uid": "35fc9c8a-acd1-11e8-8e7c-1cb72cb0a3d7", "x": [-106.1, -104.9, -104.9, -105.3, -105.3, -105.4, -105.4, -105.6, -105.6, -105.6, -105.6, -106.1, -106.1, null], "y": [43.49, 43.5, 42.61, 42.61, 42.43, 42.4, 42.29, 42.3, 42.38, 42.38, 42.43, 42.43, 43.49, null]}, {"fill": "toself", "fillcolor": "rgb(173, 220, 48)", "hoverinfo": "none", "line": {"color": "rgb(255,255,255)", "width": 0.75}, "mode": "lines", "name": "3372.82", "type": "scatter", "uid": "35fc9c8b-acd1-11e8-8e7c-1cb72cb0a3d7", "x": [-110.1, -110.1, -107.5, -107.5, -107.9, -107.9, -110.0, -110.1, null], "y": [42.01, 42.27, 42.26, 41.66, 41.66, 41.0, 41.0, 42.01, null]}, {"fill": "toself", "fillcolor": "rgb(216, 226, 25)", "hoverinfo": "none", "line": {"color": "rgb(255,255,255)", "width": 0.75}, "mode": "lines", "name": "4254.69", "type": "scatter", "uid": "35fc9c8c-acd1-11e8-8e7c-1cb72cb0a3d7", "x": [-110.1, -110.0, -109.9, -109.9, -109.8, -109.9, -109.8, -109.7, -109.7, -109.6, -109.5, -109.2, -109.2, -108.8, -108.8, -108.7, -108.7, -108.6, -108.6, -108.5, -108.5, -107.6, -107.6, -107.5, -107.5, -107.5, -107.5, -107.5, -109.0, -109.1, -109.1, -109.1, -109.2, -109.2, -109.3, -109.4, -109.6, -109.6, -109.7, -109.7, -109.8, -109.8, -110.1, -110.1, null], "y": [44.01, 43.95, 43.96, 43.93, 43.86, 43.83, 43.8, 43.85, 43.91, 43.95, 43.95, 43.7, 43.62, 43.61, 43.58, 43.58, 43.53, 43.53, 43.5, 43.5, 43.47, 43.47, 43.5, 43.5, 43.13, 42.78, 42.78, 42.26, 42.26, 42.69, 42.69, 42.74, 42.77, 42.8, 42.86, 42.95, 43.01, 43.07, 43.22, 43.37, 43.37, 43.46, 43.46, 44.01, null]}, {"fill": "toself", "fillcolor": "rgb(253, 231, 37)", "hoverinfo": "none", "line": {"color": "rgb(255,255,255)", "width": 0.75}, "mode": "lines", "name": "4401.6", "type": "scatter", "uid": "35fc9c8d-acd1-11e8-8e7c-1cb72cb0a3d7", "x": [-107.5, -107.5, -107.5, -106.1, -106.1, -107.5, -107.5, null], "y": [42.78, 42.78, 43.5, 43.49, 42.43, 42.43, 42.78, null]}, {"fill": "toself", "fillcolor": "rgb(253, 231, 37)", "hoverinfo": "none", "line": {"color": "rgb(255,255,255)", "width": 0.75}, "mode": "lines", "name": "4739.51", "type": "scatter", "uid": "35fc9c8e-acd1-11e8-8e7c-1cb72cb0a3d7", "x": [-107.9, -107.5, -107.5, -106.1, -106.1, -106.3, -106.3, -107.9, -107.9, null], "y": [41.65, 41.66, 42.43, 42.43, 41.4, 41.4, 41.0, 41.0, 41.65, null]}, {"hoverinfo": "text", "legendgroup": "centroids", "marker": {"color": "white", "opacity": 0}, "mode": "markers", "name": "US Counties", "selected": {"marker": {"color": "white", "opacity": 1, "size": 3}}, "showlegend": false, "text": ["County: Albany<br>State: Wyoming<br>FIPS: 56001<br>Value: 1125.6", "County: Big Horn<br>State: Wyoming<br>FIPS: 56003<br>Value: 1121.04", "County: Campbell<br>State: Wyoming<br>FIPS: 56005<br>Value: 660.46", "County: Carbon<br>State: Wyoming<br>FIPS: 56007<br>Value: 4739.51", "County: Converse<br>State: Wyoming<br>FIPS: 56009<br>Value: 2957.65", "County: Crook<br>State: Wyoming<br>FIPS: 56011<br>Value: 349.76", "County: Fremont<br>State: Wyoming<br>FIPS: 56013<br>Value: 4254.69", "County: Goshen<br>State: Wyoming<br>FIPS: 56015<br>Value: 988.53", "County: Hot Springs<br>State: Wyoming<br>FIPS: 56017<br>Value: 179.49", "County: Johnson<br>State: Wyoming<br>FIPS: 56019<br>Value: 457.23", "County: Laramie<br>State: Wyoming<br>FIPS: 56021<br>Value: 201.85", "County: Lincoln<br>State: Wyoming<br>FIPS: 56023<br>Value: 506.79", "County: Natrona<br>State: Wyoming<br>FIPS: 56025<br>Value: 4401.6", "County: Niobrara<br>State: Wyoming<br>FIPS: 56027<br>Value: 196.08", "County: Park<br>State: Wyoming<br>FIPS: 56029<br>Value: 1080.5", "County: Platte<br>State: Wyoming<br>FIPS: 56031<br>Value: 959.67", "County: Sheridan<br>State: Wyoming<br>FIPS: 56033<br>Value: 628.02", "County: Sublette<br>State: Wyoming<br>FIPS: 56035<br>Value: 2422.57", "County: Sweetwater<br>State: Wyoming<br>FIPS: 56037<br>Value: 3372.82", "County: Teton<br>State: Wyoming<br>FIPS: 56039<br>Value: 1326.88", "County: Uinta<br>State: Wyoming<br>FIPS: 56041<br>Value: 2380.75", "County: Washakie<br>State: Wyoming<br>FIPS: 56043<br>Value: 431.24", "County: Weston<br>State: Wyoming<br>FIPS: 56045<br>Value: 176.06"], "type": "scatter", "uid": "35fc9c8f-acd1-11e8-8e7c-1cb72cb0a3d7", "unselected": {"marker": {"opacity": 0}}, "x": [-105.7, -108.0, -105.5, -106.9, -105.5, -104.6, -108.6, -104.4, -108.4, -106.6, -104.7, -110.7, -106.8, -104.5, -109.6, -105.0, -106.9, -109.9, -108.9, -110.6, -110.5, -107.7, -104.6], "y": [41.65, 44.53, 44.25, 41.69, 42.97, 44.59, 43.04, 42.09, 43.72, 44.04, 41.31, 42.26, 42.96, 43.06, 44.52, 42.13, 44.79, 42.77, 41.66, 43.93, 41.29, 43.9, 43.84]}, {"hoverinfo": "text", "legendgroup": "States", "line": {"color": "rgb(240, 240, 240)", "width": 1}, "mode": "lines", "showlegend": false, "type": "scatter", "uid": "35fc9c90-acd1-11e8-8e7c-1cb72cb0a3d7", "x": [-111.1, -111.1, -104.1, -104.1, -111.0, -111.1, null], "y": [44.87, 45.0, 45.0, 41.0, 41.0, 44.87, null]}], "layout": {"annotations": [{"showarrow": false, "text": "<b>County Incident Rate</b>", "x": -0.12, "xanchor": "left", "xref": "paper", "y": 1.05, "yref": "paper"}], "dragmode": "select", "height": 450, "hovermode": "closest", "legend": {"orientation": "h", "traceorder": "reversed", "x": -0.2, "xanchor": "right", "y": 1, "yanchor": "top"}, "margin": {"b": 20, "l": 20, "r": 20, "t": 40}, "width": 900, "xaxis": {"autorange": false, "fixedrange": true, "range": [-112.6, -102.6], "showgrid": false, "showticklabels": false, "zeroline": false}, "yaxis": {"autorange": false, "fixedrange": true, "range": [41.0, 45.0], "showgrid": false, "showticklabels": false, "zeroline": false}}}
